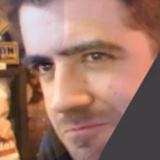
#> input picture Data/Auron/imagen_10.jpg, 160 x 160 px, given in place of the camera
$ python Facial.py
#> lines starting #> are read from the running program, lines starting #| are printed output that depends on the picture
import cv2 as cv
import os
import imutils

modelo = "" #añadir el nombre de la persona a tomar las fotos
ruta = "C:/Users/abela/Documents/ProyectosPython/Reconocimiento de imagenes/Reconocimiento facial"
ruta_completa = ruta + "/" + modelo
if not os.path.exists(ruta_completa):
    os.makedirs(ruta_completa)

cap = cv.VideoCapture(0)#Captura de video
face_cascade = cv.CascadeClassifier(r"C:\Users\abela\Documents\ProyectosPython\Reconocimiento de imagenes\Reconocimiento facial\haarcascade_frontalface_default.xml")

id = 0
while True:
    respuesta, img = cap.read()
#> img is the input picture: shape (160, 160, 3); mean B, G, R 103.2, 116.8, 155
    if respuesta == False: break
    img = imutils.resize(img, width=640) #Reducir la calidad de la imagen para ahorro de memoria
#> img: shape (640, 640, 3)

    gray = cv.cvtColor(img, 10)
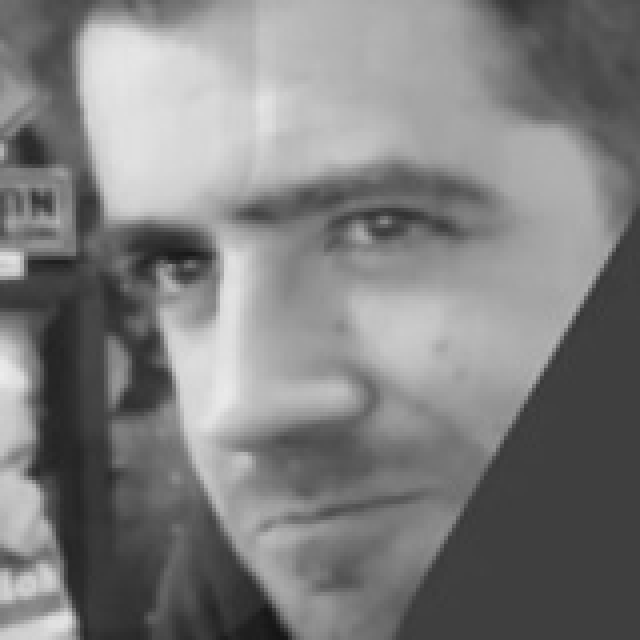
#> gray: shape (640, 640); min 20, max 236, mean 126.7
    idcaptura = img.copy()
    faces = face_cascade.detectMultiScale(gray, 1.3, 5)
#> faces = [[27, 27, 559, 559]]
    for (x, y, w, h) in faces:
        cv.rectangle(img, (x,y), (x+w,y+h), (0, 0, 255), 5)
        capturado = idcaptura[y:y+w, x:x+h]
        capturado=cv.resize(capturado, (160, 160), interpolation=cv.INTER_CUBIC)
        cv.imwrite(ruta_completa + '/imagen_{}.jpg'.format(id), capturado)
        id = id + 1
#> this loop made 1 pass
#> (x, y, w, h, id) on pass 1: (27, 27, 559, 559, 1)
#> pass 1, `capturado = idcaptura[y:y+w, x:x+h]`:
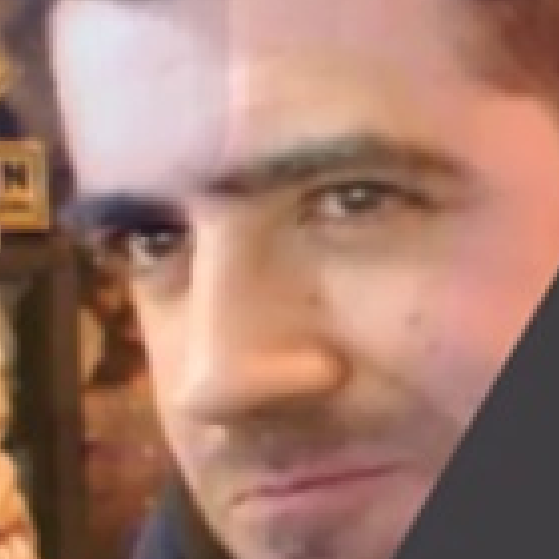
#> capturado: shape (559, 559, 3); mean B, G, R 109.7, 123.9, 164.7
#> after the loop:
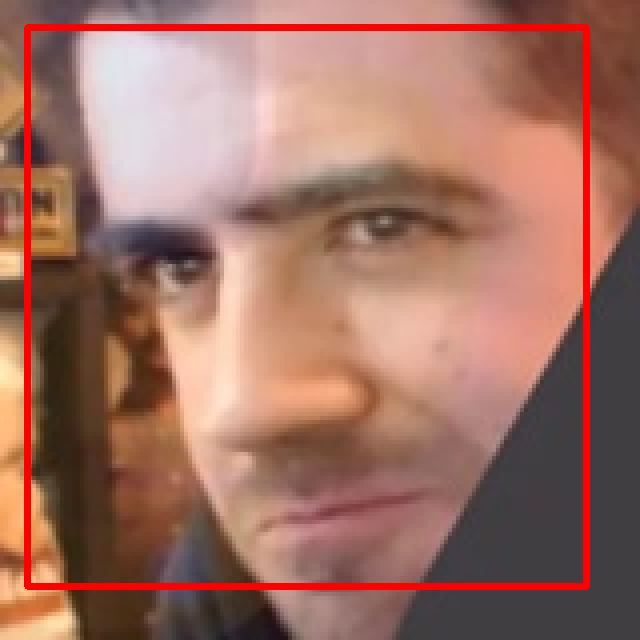
#> img: shape (640, 640, 3); mean B, G, R 99.6, 112.8, 159.3
#> after the loop, id = 1
    #cv.imshow("Imagen final", img)
    if id == 351:
        break

cap.release
cv.destroyAllWindows()
